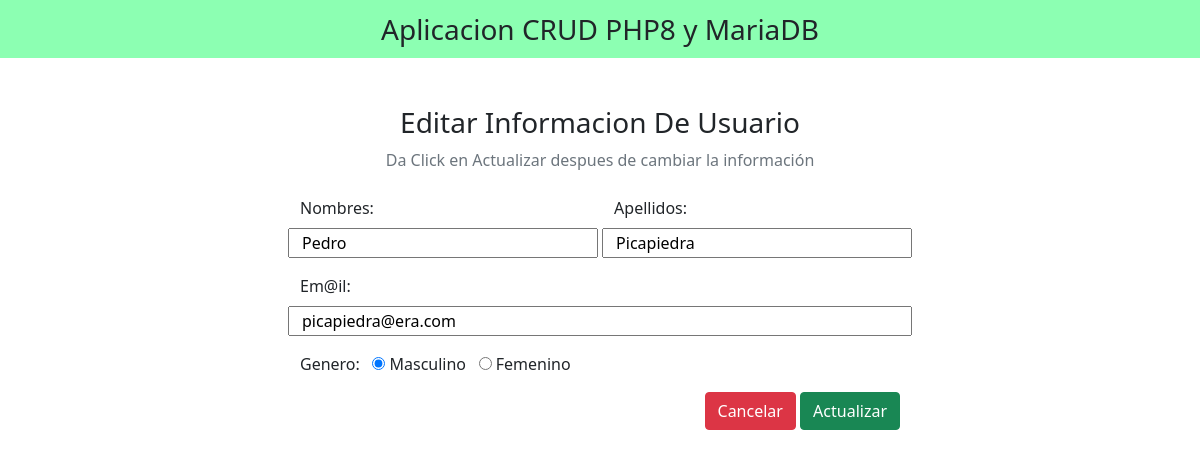
/editar.php?id=9, run on the app's committed database.
### tables this page shows
CREATE TABLE `clientes` (
  `id` int(100) NOT NULL,
  `nombres` varchar(100) NOT NULL,
  `apellidos` varchar(100) NOT NULL,
  `email` varchar(100) NOT NULL,
  `genero` varchar(100) NOT NULL
);

### editar.php (the view, shortened to what this page needs)
<?php
include('db_conexion.php');
?>
<!DOCTYPE html>
<html lang="en">
<head>
    <link rel="stylesheet" href="css/bootstrap.min.css" media="all">
</head>
<body>
    <nav class="navbar navbar-light justify-content-center fs-3 mb-5" style="background-color: #00FF5573";>
    Aplicacion CRUD PHP8 y MariaDB
    </nav>
    <div class="container mb-4">
        <h3 class="text-center">Editar Informacion De Usuario</h3>
        <p class="text-muted text-center">Da Click en Actualizar despues de cambiar la información
        </p>
    </div>
    <?php
    $id = $_GET['id'];
    $sql ="SELECT * FROM `clientes` WHERE id = $id LIMIT 1";
    $resultado = mysqli_query($conexion, $sql);
    $row = mysqli_fetch_assoc($resultado);
    ?>
    <div class="container d-flex justify-content-center">
        <form action="" method="post" style="width:50vw; min-width:300px;">
            <div class="row mb-3">
                <div class="row col">
                    <label class="form-label">Nombres:</label>
                    <input class="text" class="form-control" name="txtNombres" value="<?php echo $row['nombres']; ?>" required>
                </div>&nbsp;
                <div class="row col">
                    <label class="form-label">Apellidos:</label>
                    <input class="text" class="form-control" name="txtApellidos" value="<?php echo $row['apellidos']; ?>" required>
                </div>
            </div>
            <div class="row mb-3">
                <label class="form-label">Em@il:</label>
                <input class="email" class="form-control" name="txtCorreo" value="<?php echo $row['email']; ?>" required>
            </div>
            <div class="form-group mb-3 justify-content-center">
                <label for="">Genero:</label>&nbsp;&nbsp;
                <input id="masculino" value="masculino" type="radio" class="form-check-radio" name="radioGenero" <?php echo ($row['genero']=='masculino')?"checked":""; ?> >
                <label for="masculino" class="form-input-label">Masculino</label>&nbsp;&nbsp;
                <input id="femenino" value="femenino" type="radio" class="form-check-radio" name="radioGenero" <?php echo ($row['genero']=='femenino')?"checked":""; ?> >
                <label for="femenino" class="form-input-label">Femenino</label>
            </div>
            <div class="float-end">
                <a href="index.php" class="btn btn-danger">Cancelar</a>
                <button type="submit" class="btn btn-success" name="botonActualizar">Actualizar</button>
            </div>
        </form>
    </div>
</body>
</html>

### data on the page
clientes: txtNombres "Pedro", txtApellidos "Picapiedra", txtCorreo "picapiedra@era.com", genero "☑ Masculino", genero "☐ Femenino"
